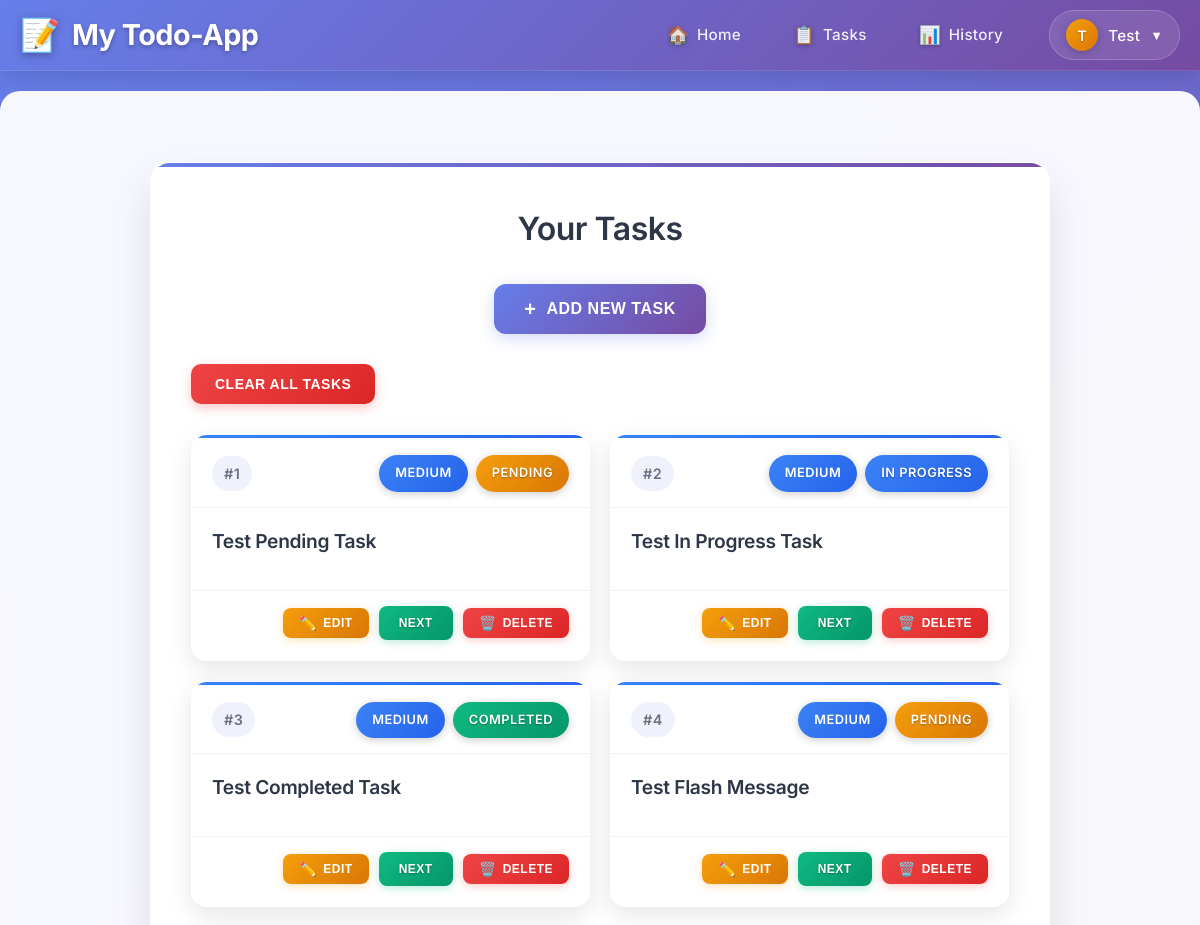
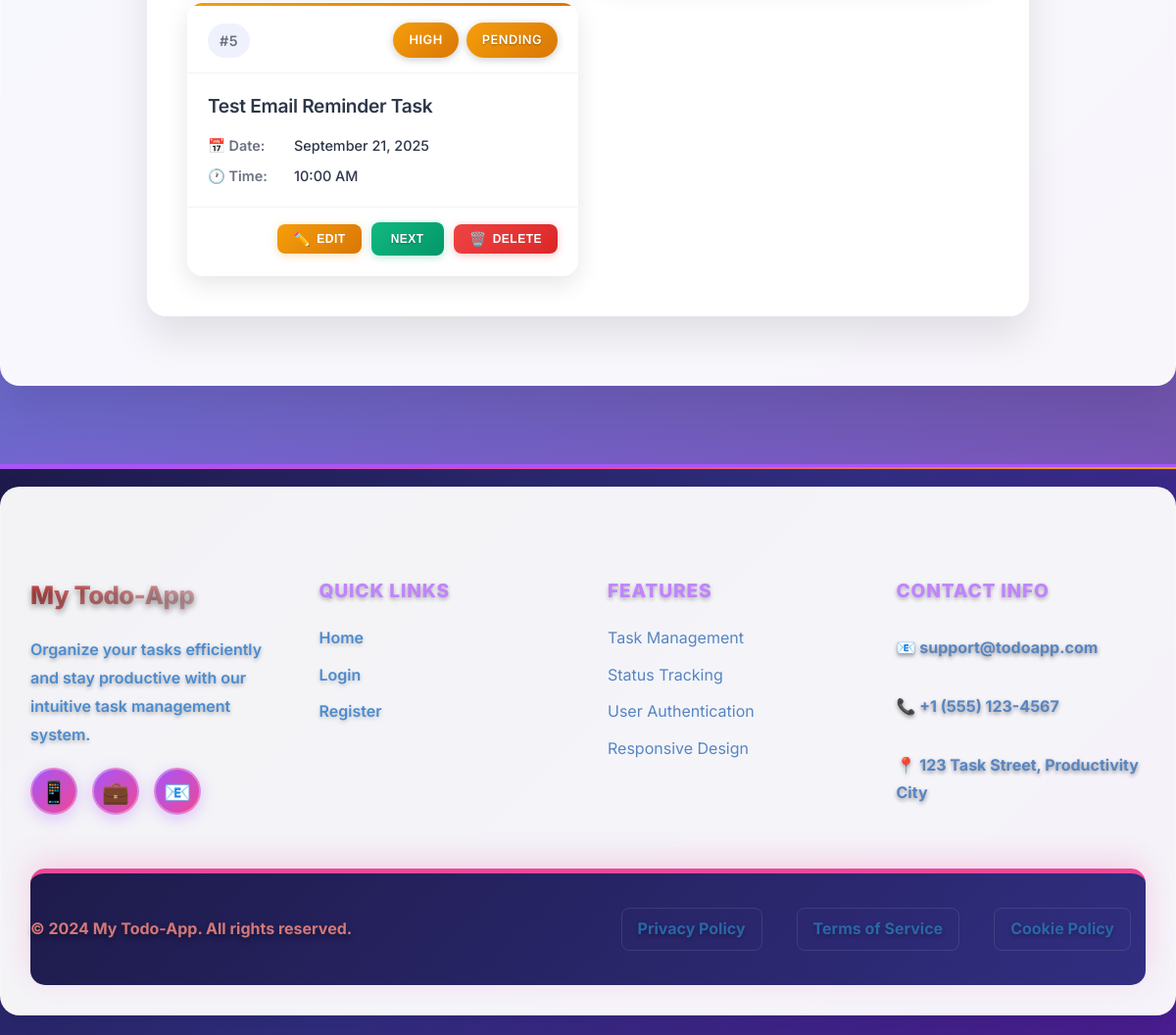
Screenshot of / (signed in) with the database file from the repository (2 pictures, top to bottom).
### app/models.py (models this page shows, shortened)
class User(db.Model, UserMixin):
    id = db.Column(db.Integer, primary_key=True)
    username = db.Column(db.String(150), unique=True, nullable=False)
    first_name = db.Column(db.String(150), nullable=False)
    last_name = db.Column(db.String(150), nullable=False)
    email = db.Column(db.String(150), unique=True, nullable=False)
    phone_no = db.Column(db.String(20), unique=True, nullable=False)
    password_hash = db.Column(db.String(256), nullable=False)
    tasks = db.relationship('Task', back_populates='owner', lazy=True)
    reminders = db.relationship('Reminder', back_populates='user', lazy=True)

class Task(db.Model):
    id = db.Column(db.Integer, primary_key=True)
    title = db.Column(db.String(100), nullable=False)
    status = db.Column(
        Enum("Pending", "In Progress", "Completed", name="task_status"),
        default="Pending",
        nullable=False,
    )
    scheduled_date = db.Column(db.Date, nullable=True)
    scheduled_time = db.Column(db.Time, nullable=True)
    estimated_duration = db.Column(db.Integer, nullable=True)  # in minutes
    priority = db.Column(
        Enum("Low", "Medium", "High", "Urgent", name="task_priority"),
        default="Medium",
        nullable=False,
    )
    created_at = db.Column(db.DateTime, default=db.func.current_timestamp())
    updated_at = db.Column(db.DateTime, default=db.func.current_timestamp(), onupdate=db.func.current_timestamp())
    user_id = db.Column(db.Integer, db.ForeignKey("user.id"), nullable=True)
    owner = db.relationship("User", back_populates="tasks")
    history = db.relationship('TaskHistory', back_populates='task', lazy=True, cascade='all, delete-orphan')

### app/routes/tasks.py (the view)
@tasks_bp.route('/')
@login_required
def view_task():
    tasks = Task.query.filter_by(user_id=current_user.id).order_by(Task.priority.desc(), Task.scheduled_date.asc(), Task.scheduled_time.asc()).all()
    form = TaskForm()
    return render_template('tasks.html', tasks=tasks, form=form)

### app/templates/tasks.html (shortened to what this page needs)
{% extends "base.html" %} {% block title %}Task List{% endblock %} {% block
content %}
<div class="task-box">
  <h2>Your Tasks</h2>
  <div class="add-task-section">
    <button type="button" class="btn-add-task" onclick="toggleTaskForm()">
      <span class="btn-icon">+</span>
      <span class="btn-text">Add New Task</span>
    </button>
  </div>
  {% if tasks %}
  <form action="{{url_for('tasks.clear_all_tasks')}}" method='POST' class="clear-task-form">
    <button type="submit" class='btn-btn-clear'>Clear All Tasks</button>
  </form>
  <div class="tasks-grid">
    {% for task in tasks %}
    <div class="task-card priority-{{ task.priority|lower }}">
      <div class="task-card-header">
        <span class="task-number">#{{loop.index}}</span>
        <div class="badge-group">
          <span class="badge priority-badge priority-{{ task.priority|lower }}">{{ task.priority }}</span>
          <span class="badge {{ task.status|lower|replace(' ', '-') }}">{{ task.status }}</span>
        </div>
      </div>
      <div class="task-card-body">
        <h3 class="task-title">{{ task.title }}</h3>
        <div class="task-details">
          {% if task.scheduled_date %}
          <div class="task-detail">
            <span class="detail-label">📅 Date:</span>
            <span class="detail-value">{{ task.scheduled_date.strftime('%B %d, %Y') }}</span>
          </div>
          {% endif %}
          {% if task.scheduled_time %}
          <div class="task-detail">
            <span class="detail-label">🕐 Time:</span>
            <span class="detail-value">{{ task.scheduled_time.strftime('%I:%M %p') }}</span>
          </div>
          {% endif %}
        </div>
      </div>
      <div class="task-card-footer">
        <div class="task-actions">
          <button type="button" class="btn-edit"
                  data-task-id="{{ task.id }}"
                  data-title="{{ task.title }}"
                  data-scheduled-date="{{ task.scheduled_date }}"
                  data-scheduled-time="{{ task.scheduled_time }}"
                  data-estimated-duration="{{ task.estimated_duration }}"
                  data-priority="{{ task.priority }}"
                  onclick="openEditFormFromButton(this)">
            <span class="btn-icon">✏️</span>
            Edit
          </button>
          <form action="{{url_for('tasks.toggle_task')}}" method='POST' style="display: inline;">
            <button type="submit" class="btn-small">Next</button>
          </form>
          <button type="button" class="btn-delete"
                  data-task-id="{{ task.id }}"
                  data-task-title="{{ task.title }}"
                  onclick="openDeleteModal(this)">
            <span class="btn-icon">🗑️</span>
            Delete
          </button>
        </div>
      </div>
    </div>
    {% endfor %}
  </div>
  {% else %}
  <p>No tasks found.</p>
  {% endif %}
</div>
{% endblock%}

### app/templates/base.html (shortened to what this page needs)
<!DOCTYPE html>
<html lang="en">
<head>
  <link rel="stylesheet"
    href="{{ url_for('static', filename='css/style.css') }}{% if cache_buster %}?v={{ cache_buster }}{% endif %}" />
</head>
<body>
  <header class="navbar">
    <div class="navbar-container">
      <div class="navbar-brand">
        <a href="{{ url_for('tasks.view_task')}}" class="brand-link">
          <span class="brand-icon">📝</span>
          <span class="brand-text">My Todo-App</span>
        </a>
      </div>
      <nav class="navbar-nav">
        <div class="nav-links">
          <a href="{{ url_for('tasks.view_task')}}" class="nav-link">
            <span class="nav-icon">🏠</span>
            <span class="nav-text">Home</span>
          </a>
          {% if current_user.is_authenticated %}
          <a href="{{ url_for('tasks.view_task')}}" class="nav-link">
            <span class="nav-icon">📋</span>
            <span class="nav-text">Tasks</span>
          </a>
          <a href="{{ url_for('tasks.task_history')}}" class="nav-link">
            <span class="nav-icon">📊</span>
            <span class="nav-text">History</span>
          </a>
          {% endif %}
        </div>
        <div class="nav-auth">
          {% if current_user.is_authenticated %}
          <div class="user-menu">
            <button class="user-toggle" onclick="toggleUserMenu()">
              <span class="user-avatar">{{ current_user.first_name[0] if current_user.first_name else current_user.username[0] }}</span>
              <span class="user-name">{{ current_user.first_name or current_user.username }}</span>
              <span class="dropdown-arrow">▼</span>
            </button>
          </div>
          {% endif %}
        </div>
      </nav>
    </div>
  </header>
  <main class="container">
    {% block content %}{% endblock %}
  </main>
  <footer>
    <div class="container">
      <div class="footer-content">
        <div class="footer-section">
          <h3>My Todo-App</h3>
          <p style="color: #4b8bcf;">Organize your tasks efficiently and stay productive with our intuitive task
            management system.</p>
          <div class="social-links">
            <a href="#" class="social-link" title="GitHub">
              <span>📱</span>
            </a>
            <a href="#" class="social-link" title="LinkedIn">
              <span>💼</span>
            </a>
            <a href="#" class="social-link" title="Email">
              <span>📧</span>
            </a>
          </div>
        </div>
        <div class="footer-section">
          <h4>Quick Links</h4>
          <ul class="footer-links">
            <li><a href="{{ url_for('tasks.view_task') }}">Home</a></li>
            {% if 'user' in session %}
            <li><a href="{{ url_for('auth.logout') }}">Logout</a></li>
            {% else %}
            <li><a href="{{ url_for('auth.login') }}">Login</a></li>
            <li><a href="{{ url_for('auth.register') }}">Register</a></li>
            {% endif %}
          </ul>
        </div>
        <div class="footer-section">
          <h4>Features</h4>
          <ul class="footer-links" style="color: #5785c2;">
            <li>Task Management</li>
            <li>Status Tracking</li>
            <li>User Authentication</li>
            <li>Responsive Design</li>
          </ul>
        </div>
        <div class="footer-section">
          <h4>Contact Info</h4>
          <div class="contact-info">
            <p class="contact-info-p" style="color: #5785c2;">📧 support@todoapp.com</p>
            <p class="contact-info-p" style="color: #5785c2;">📞 +1 (555) 123-4567</p>
            <p class="contact-info-p" style="color: #5785c2;">📍 123 Task Street, Productivity City</p>
          </div>
        </div>
      </div>
      <div class="footer-bottom">
        <div class="footer-bottom-content">
          <p>&copy; 2024 My Todo-App. All rights reserved.</p>
          <div class="footer-bottom-links">
            <a href="#">Privacy Policy</a>
            <a href="#">Terms of Service</a>
            <a href="#">Cookie Policy</a>
          </div>
        </div>
      </div>
    </div>
  </footer>
</body>
</html>

### rows the page displays
User: first_name "T", first_name "Test"
Task: priority "MEDIUM", status "PENDING", title "Test Pending Task"
Task: priority "MEDIUM", status "IN PROGRESS", title "Test In Progress Task"
Task: priority "MEDIUM", status "COMPLETED", title "Test Completed Task"
Task: priority "MEDIUM", status "PENDING", title "Test Flash Message"
Task: priority "HIGH", status "PENDING", title "Test Email Reminder Task", scheduled_date "September 21, 2025", scheduled_time "10:00 AM"
